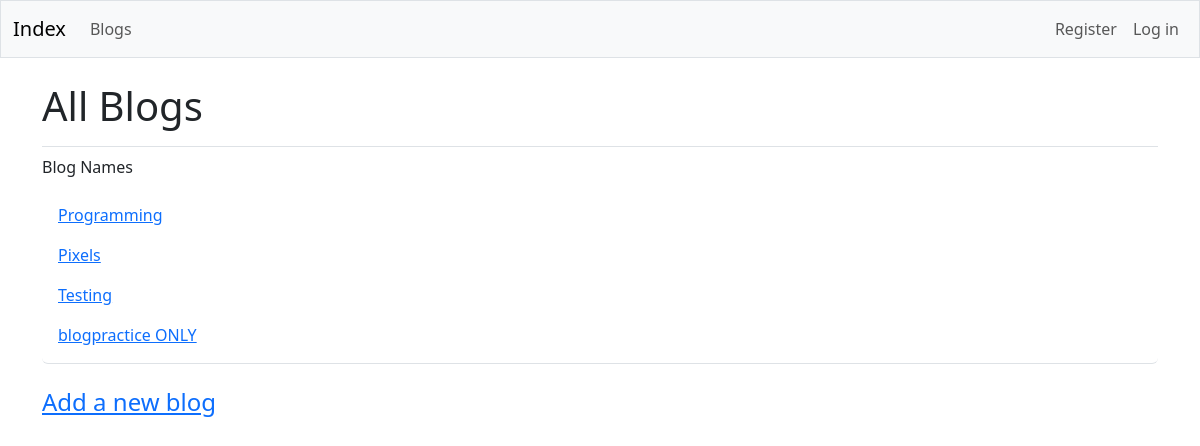
Screenshot of /all_blogs/ with the database file from the repository.
### blog/models.py (models this page shows, shortened)
class Blog(models.Model):
    text = models.CharField(max_length = 200)
    date_added = models.DateTimeField(auto_now_add = True)
    owner = models.ForeignKey(User, on_delete = models.CASCADE)

### blog/views.py (the view)
# urls.py: path('all_blogs/', views.blogs, name = 'blogs'),
def blogs(request):
    blogs = Blog.objects.order_by('date_added')
    context = {'blogs': blogs}
    return render(request, 'blog/blogs.html', context)

### blog/templates/blog/blogs.html
{% extends 'blog/base.html' %}
{% load django_bootstrap5 %}
{% block page_header %}
<h1>All Blogs</h1>
{% endblock page_header %}
{% block content %}
<p>Blog Names</p>
<ul class="list-group border-bottom pb-2 mb-4">
    {% for blog in blogs %}
    <li class="list-group-item border-0">
        <a href="{% url 'blog:blog' blog.id %}">{{blog.text}}</a>
    </li>
    {%empty%}
    <li class="list-group-item border-0">No blogs have been entered yet.</li>
    {% endfor %}
</ul>
<h4><a href="{% url 'blog:new_blog' %}">Add a new blog</a></h4>
{% endblock content %}

### rows the page displays
Blog: text "Programming"
Blog: text "Pixels"
Blog: text "Testing"
Blog: text "blogpractice ONLY"
